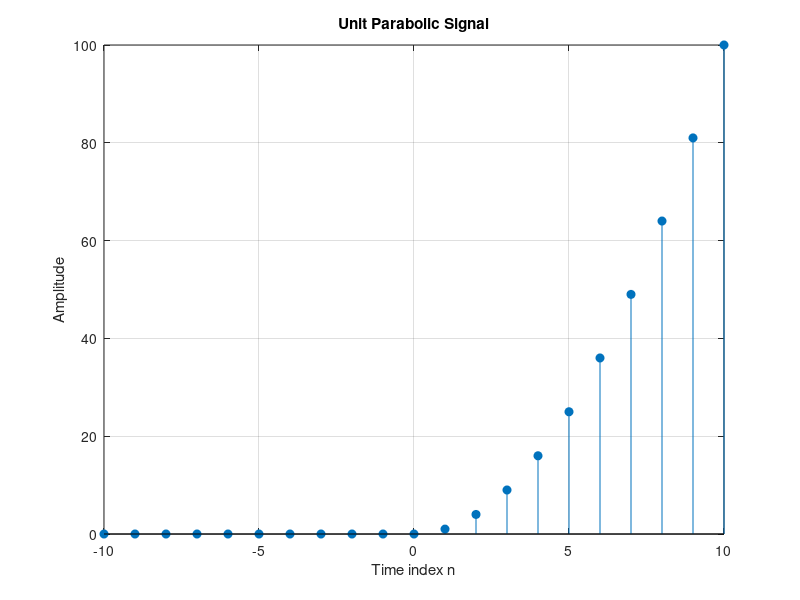

Recreate this plot in MATLAB.
clc;
clear all;
close all;

% Define the range of values for n
n = -10:10; % You can adjust this range as needed

% Generate the unit parabolic signal
unit_parabolic = n.^2 .* (n >= 0);

% Plot the unit parabolic signal
figure;
stem(n, unit_parabolic, 'filled');
title('Unit Parabolic Signal');
xlabel('Time index n');
ylabel('Amplitude');
grid on;
